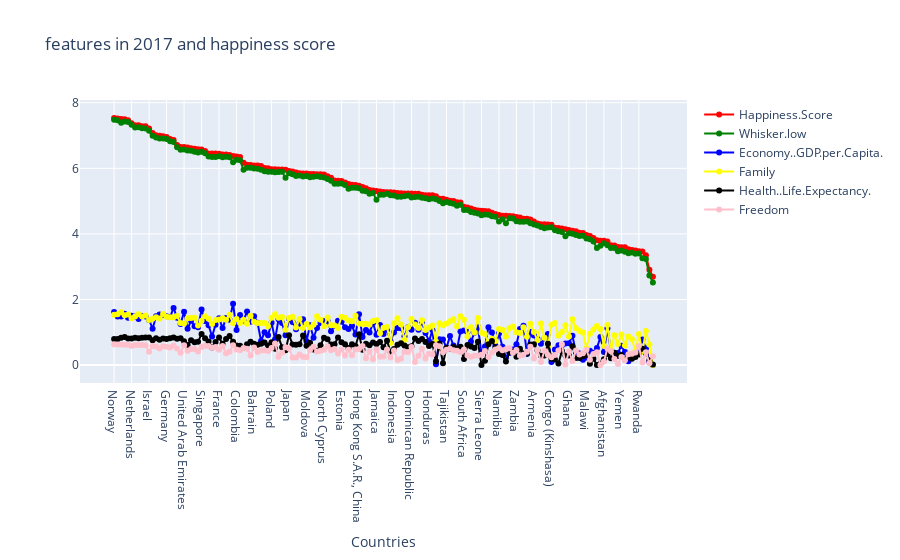

Write notebook code for a chart like this one.
### Code cell
line_chart_feature(year_2017, ['Happiness.Score', 'Whisker.low','Economy..GDP.per.Capita.','Family', 'Health..Life.Expectancy.', 'Freedom'], '2017')

### Figure 1 — Plotly figure (JSON) as saved in the notebook; plotly's stock layout.template omitted (floating-point values rounded to 4 significant figures; data arrays with more than 128 entries replaced by an {"elided": "..."} marker saying what was removed)
{"data": [{"marker": {"color": "red"}, "mode": "lines+markers", "name": "Happiness.Score", "text": {"elided": "155 str values"}, "type": "scatter", "x": {"elided": "155 str values"}, "y": {"elided": "155 float values"}}, {"marker": {"color": "green"}, "mode": "lines+markers", "name": "Whisker.low", "text": {"elided": "155 str values"}, "type": "scatter", "x": {"elided": "155 str values"}, "y": {"elided": "155 float values"}}, {"marker": {"color": "blue"}, "mode": "lines+markers", "name": "Economy..GDP.per.Capita.", "text": {"elided": "155 str values"}, "type": "scatter", "x": {"elided": "155 str values"}, "y": {"elided": "155 float values"}}, {"marker": {"color": "yellow"}, "mode": "lines+markers", "name": "Family", "text": {"elided": "155 str values"}, "type": "scatter", "x": {"elided": "155 str values"}, "y": {"elided": "155 float values"}}, {"marker": {"color": "black"}, "mode": "lines+markers", "name": "Health..Life.Expectancy.", "text": {"elided": "155 str values"}, "type": "scatter", "x": {"elided": "155 str values"}, "y": {"elided": "155 float values"}}, {"marker": {"color": "pink"}, "mode": "lines+markers", "name": "Freedom", "text": {"elided": "155 str values"}, "type": "scatter", "x": {"elided": "155 str values"}, "y": {"elided": "155 float values"}}], "layout": {"hovermode": "x unified", "title": {"text": "features in 2017 and happiness score"}, "xaxis": {"ticklen": 5, "title": {"text": "Countries"}, "zeroline": false, "type": "category", "range": [-9.422, 163.4], "autorange": true}, "yaxis": {"type": "linear", "range": [-0.6097, 8.147], "autorange": true}, "autosize": true}}
